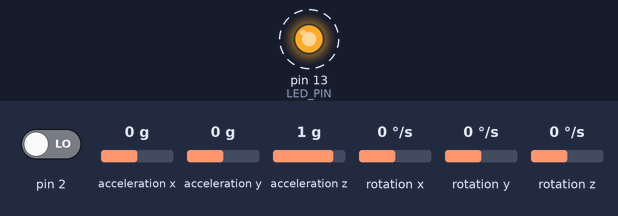
This sketch was run on a simulated Arduino Uno, built with avr-gcc and run on an emulated ATmega328P. On the bench: output pins drawn as LEDs (lit = HIGH). Dashed ring = blinking. Inputs (shaded band) come from the test bench; at power-on: pin 2 LOW, acceleration x 0 g, acceleration y 0 g, acceleration z 1 g, rotation x 0 °/s, rotation y 0 °/s, rotation z 0 °/s. The ROS host is connected and sends only what is stated; the sensor or clock chip raises its interrupt line as the real part does.

Above: at 0.54 s.
Timing chart, 0 to 3.5 s (numbered marks = the images above):
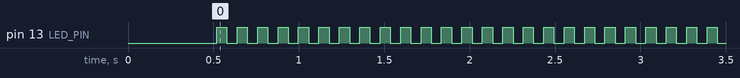

The sketch:

lab3_arduino.ino
```cpp
// I2Cdev and MPU6050 must be installed as libraries, or else the .cpp/.h files
// for both classes must be in the include path of your project
#include "I2Cdev.h"
#include <ros.h>
#include <std_msgs/String.h>

#include "MPU6050_6Axis_MotionApps20.h"
//#include "MPU6050.h" // not necessary if using MotionApps include file

// Arduino Wire library is required if I2Cdev I2CDEV_ARDUINO_WIRE implementation
// is used in I2Cdev.h
#if I2CDEV_IMPLEMENTATION == I2CDEV_ARDUINO_WIRE
    #include "Wire.h"
#endif

// class default I2C address is 0x68
// specific I2C addresses may be passed as a parameter here
// AD0 low = 0x68 (default for SparkFun breakout and InvenSense evaluation board)
// AD0 high = 0x69
MPU6050 mpu;
ros::NodeHandle nh;

std_msgs::String str_msg;
ros::Publisher pub("imu",&str_msg);

/* =========================================================================
   NOTE: In addition to connection 3.3v, GND, SDA, and SCL, this sketch
   depends on the MPU-6050's INT pin being connected to the Arduino's
   external interrupt #0 pin. On the Arduino Uno and Mega 2560, this is
   digital I/O pin 2.
 * ========================================================================= */

/* =========================================================================
   NOTE: Arduino v1.0.1 with the Leonardo board generates a compile error
   when using Serial.write(buf, len). The Teapot output uses this method.
   The solution requires a modification to the Arduino USBAPI.h file, which
   is fortunately simple, but annoying. This will be fixed in the next IDE
   release. For more info, see these links:

   http://arduino.cc/forum/index.php/topic,109987.0.html
   http://code.google.com/p/arduino/issues/detail?id=958
 * ========================================================================= */


#define OUTPUT_READABLE_YAWPITCHROLL

#define LED_PIN 13 // (Arduino is 13, Teensy is 11, Teensy++ is 6)
bool blinkState = false;

// MPU control/status vars
bool dmpReady = false;  // set true if DMP init was successful
uint8_t mpuIntStatus;   // holds actual interrupt status byte from MPU
uint8_t devStatus;      // return status after each device operation (0 = success, !0 = error)
uint16_t packetSize;    // expected DMP packet size (default is 42 bytes)
uint16_t fifoCount;     // count of all bytes currently in FIFO
uint8_t fifoBuffer[64]; // FIFO storage buffer

// orientation/motion vars
Quaternion q;           // [w, x, y, z]         quaternion container
VectorInt16 aa;         // [x, y, z]            accel sensor measurements
VectorInt16 aaReal;     // [x, y, z]            gravity-free accel sensor measurements
VectorInt16 aaWorld;    // [x, y, z]            world-frame accel sensor measurements
VectorFloat gravity;    // [x, y, z]            gravity vector
float euler[3];         // [psi, theta, phi]    Euler angle container
float ypr[3];           // [yaw, pitch, roll]   yaw/pitch/roll container and gravity vector

// packet structure for InvenSense teapot demo

char yaw[8];
// ================================================================
// ===               INTERRUPT DETECTION ROUTINE                ===
// ================================================================

volatile bool mpuInterrupt = false;     // indicates whether MPU interrupt pin has gone high
void dmpDataReady() {
    mpuInterrupt = true;
}


// ================================================================
// ===                      INITIAL SETUP                       ===
// ================================================================

void setup() {
    // join I2C bus (I2Cdev library doesn't do this automatically)
    #if I2CDEV_IMPLEMENTATION == I2CDEV_ARDUINO_WIRE
        Wire.begin();
        TWBR = 24; // 400kHz I2C clock (200kHz if CPU is 8MHz). Comment this line if having compilation difficulties with TWBR.
    #elif I2CDEV_IMPLEMENTATION == I2CDEV_BUILTIN_FASTWIRE
        Fastwire::setup(400, true);
    #endif


    mpu.initialize();

    // configure LED for output
    pinMode(LED_PIN, OUTPUT);

    mpu.testConnection();

    // load and configure the DMP
    devStatus = mpu.dmpInitialize();

    // supply your own gyro offsets here, scaled for min sensitivity
    mpu.setXGyroOffset(220);
    mpu.setYGyroOffset(76);
    mpu.setZGyroOffset(-85);
    mpu.setZAccelOffset(1788); // 1688 factory default for my test chip

    // make sure it worked (returns 0 if so)
    if (devStatus == 0) {
        // turn on the DMP, now that it's ready
        mpu.setDMPEnabled(true);

        // enable Arduino interrupt detection
        attachInterrupt(0, dmpDataReady, RISING);
        mpuIntStatus = mpu.getIntStatus();

        // set our DMP Ready flag so the main loop() function knows it's okay to use it
        dmpReady = true;

        // get expected DMP packet size for later comparison
        packetSize = mpu.dmpGetFIFOPacketSize();
    } else {
        // ERROR!
        // 1 = initial memory load failed
        // 2 = DMP configuration updates failed
        // (if it's going to break, usually the code will be 1)
        digitalWrite(LED_PIN,LOW);
    }


    nh.initNode();
    nh.advertise(pub);
}


// ================================================================
// ===                    MAIN PROGRAM LOOP                     ===
// ================================================================

void loop() {
    // if programming failed, don't try to do anything
    if (!dmpReady) return;

    // wait for MPU interrupt or extra packet(s) available
    while (!mpuInterrupt && fifoCount < packetSize) {
        // other program behavior stuff here
        // .
        // .
        // .
        // if you are really paranoid you can frequently test in between other
        // stuff to see if mpuInterrupt is true, and if so, "break;" from the
        // while() loop to immediately process the MPU data
        // .
        // .
        // .
    }

    // reset interrupt flag and get INT_STATUS byte
    mpuInterrupt = false;
    mpuIntStatus = mpu.getIntStatus();

    // get current FIFO count
    fifoCount = mpu.getFIFOCount();

    // check for overflow (this should never happen unless our code is too inefficient)
    if ((mpuIntStatus & 0x10) || fifoCount == 1024) {
        // reset so we can continue cleanly
        mpu.resetFIFO();

    // otherwise, check for DMP data ready interrupt (this should happen frequently)
    } else if (mpuIntStatus & 0x02) {
        // wait for correct available data length, should be a VERY short wait
        while (fifoCount < packetSize) fifoCount = mpu.getFIFOCount();

        // read a packet from FIFO
        mpu.getFIFOBytes(fifoBuffer, packetSize);

        // track FIFO count here in case there is > 1 packet available
        // (this lets us immediately read more without waiting for an interrupt)
        fifoCount -= packetSize;


        #ifdef OUTPUT_READABLE_YAWPITCHROLL
            // display Euler angles in degrees
            mpu.dmpGetQuaternion(&q, fifoBuffer);
            mpu.dmpGetGravity(&gravity, &q);
            mpu.dmpGetYawPitchRoll(ypr, &q, &gravity);

        #endif


        // blink LED to indicate activity
        blinkState = !blinkState;
        digitalWrite(LED_PIN, blinkState);

          dtostrf(ypr[0], 8, 6, yaw);
          str_msg.data = yaw;
          pub.publish( &str_msg );
          nh.spinOnce();
          delay(50);
    }
}
```

Measured:
- by itself, pin 13 (LED_PIN): alternates HIGH for 0.06 s and LOW for 0.06 s
